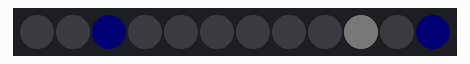
Bench run of a sketch on a simulated Arduino Uno, built with avr-gcc and run on an emulated ATmega328P. Shown: 12 RGB LEDs in strip order, left to right. Dim RGB values are drawn brighter than linear; random numbers use the default seed unless the sketch sets one.

Above: at 10.69 s.
At 14.3 s:
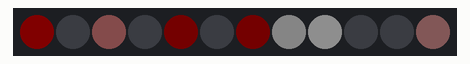
At 17.9 s:
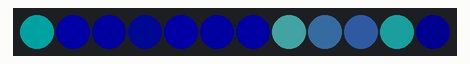
At 25.11 s:
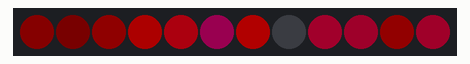
At 32.32 s:
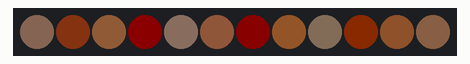
At 39.82 s:
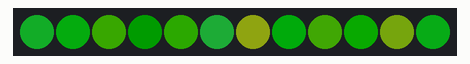

The sketch:

confetti_pal.ino
```cpp
/* confetti_pal
 *
 * By: Mark Kriegsman
 *
 * Modified By: Andrew Tuline
 *
 * Date: July, 2015
 *
 * Confetti flashes colours within a limited hue. It's been modified from Mark's original to support palettes and a few other variables. It's a simple, but great looking routine.
 *
 */


#include "FastLED.h"                                          // FastLED library.

#if FASTLED_VERSION < 3001000
#error "Requires FastLED 3.1 or later; check github for latest code."
#endif

// Fixed definitions cannot change on the fly.
#define LED_DT 10                                             // Data pin to connect to the strip.
// #define LED_CK 11                                             // Clock pin for the strip.
#define COLOR_ORDER GRB                                       // Are they RGB, GRB or what??
#define LED_TYPE WS2812B                                       // Don't forget to change LEDS.addLeds
#define NUM_LEDS 12                                           // Number of LED's.

// Initialize changeable global variables.
uint8_t max_bright = 130;                                      // Overall brightness definition. It can be changed on the fly.

struct CRGB leds[NUM_LEDS];                                   // Initialize our LED array.

CRGBPalette16 currentPalette;
CRGBPalette16 targetPalette;
TBlendType    currentBlending;                                // NOBLEND or LINEARBLEND


// Define variables used by the sequences.
uint8_t  thisfade = 10;                                        // How quickly does it fade? Lower = slower fade rate.
int       thishue = 50;                                       // Starting hue.
uint8_t   thisinc = 1;                                        // Incremental value for rotating hues
uint8_t   thissat = 100;                                      // The saturation, where 255 = brilliant colours.
uint8_t   thisbri = 255;                                      // Brightness of a sequence. Remember, max_bright is the overall limiter.
int       huediff = 256;                                      // Range of random #'s to use for hue
uint8_t thisdelay = 5;                                        // We don't need much delay (if any)


void confetti_pal() {                                         // random colored speckles that blink in and fade smoothly

  fadeToBlackBy(leds, NUM_LEDS, thisfade);                    // Low values = slower fade.
  int pos = random16(NUM_LEDS);                               // Pick an LED at random.
  leds[pos] = ColorFromPalette(currentPalette, thishue + random16(huediff)/4 , thisbri, currentBlending);
  thishue = thishue + thisinc;                                // It increments here.

} // confetti_pal()


void ChangeMe() {                                             // A time (rather than loop) based demo sequencer. This gives us full control over the length of each sequence.

  uint8_t secondHand = (millis() / 1000) % 100;                // IMPORTANT!!! Change '15' to a different value to change duration of the loop.
  static uint8_t lastSecond = 99;                             // Static variable, means it's only defined once. This is our 'debounce' variable.
  if (lastSecond != secondHand) {                             // Debounce to make sure we're not repeating an assignment.
    lastSecond = secondHand;
    switch(secondHand) {
      case 10: targetPalette = OceanColors_p; thisinc=1; thishue=192; thissat=255; thisfade=2; huediff=255; break;  // You can change values here, one at a time , or altogether.
      case 20: targetPalette = LavaColors_p; thisinc=2; thishue=128; thisfade=8; huediff=64; break;
      case 30: targetPalette = ForestColors_p; thisinc=1; thishue=random16(255); thisfade=1; huediff=16; break;      // Only gets called once, and not continuously for the next several seconds. Therefore, no rainbows.
      case 40: targetPalette = RainbowColors_p; break;                                         // Here's the matching 15 for the other one.
    }
  }

} // ChangeMe()


// RainbowColors_p, RainbowStripeColors_p, OceanColors_p, CloudColors_p, LavaColors_p, ForestColors_p, and PartyColors_p


void setup() {

  Serial.begin(115200);                                        // Initialize serial port for debugging.
  delay(1000);                                                // Soft startup to ease the flow of electrons.

  LEDS.addLeds<LED_TYPE, LED_DT, COLOR_ORDER>(leds, NUM_LEDS);    // Use this for WS2812B
//  LEDS.addLeds<LED_TYPE, LED_DT, LED_CK, COLOR_ORDER>(leds, NUM_LEDS);  // Use this for WS2801 or APA102

  currentBlending = LINEARBLEND;

  FastLED.setBrightness(max_bright);
  FastLED.setMaxPowerInVoltsAndMilliamps(5, 500);               // FastLED power management set at 5V, 500mA.

} // setup()


void loop () {

  ChangeMe();                                                 // Check the demo loop for changes to the variables.

  EVERY_N_MILLISECONDS(100) {
    uint8_t maxChanges = 24;
    nblendPaletteTowardPalette(currentPalette, targetPalette, maxChanges);   // AWESOME palette blending capability.
  }

  EVERY_N_MILLISECONDS(thisdelay) {                           // FastLED based non-blocking delay to update/display the sequence.
    confetti_pal();
  }

  FastLED.show();

} // loop()
```
